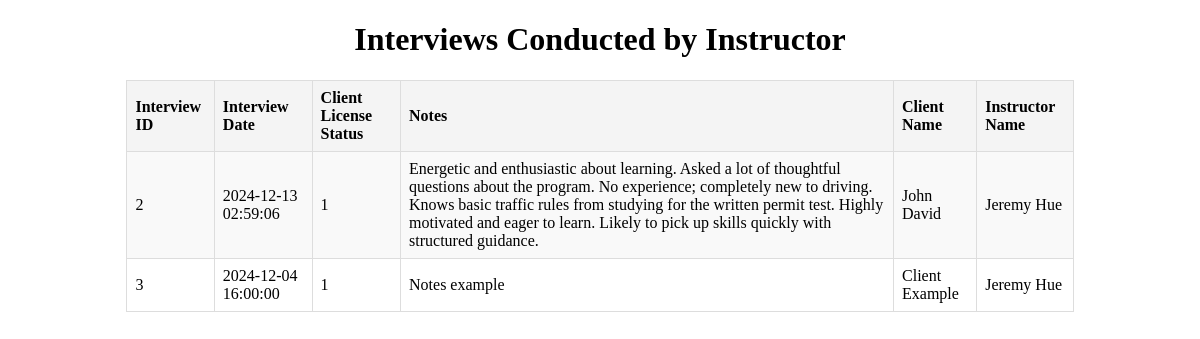
Page /interview_details.php?instructor_id=2 on the committed database.
### tables this page shows
CREATE TABLE `interview` (
  `Interview_ID` int(11) NOT NULL,
  `Client_ID` int(11) NOT NULL,
  `Instructor_ID` int(11) NOT NULL,
  `Date` timestamp NOT NULL DEFAULT current_timestamp(),
  `Notes` text DEFAULT NULL,
  `Client_License_Status` tinyint(1) DEFAULT NULL
);

CREATE TABLE `client` (
  `Client_ID` int(11) NOT NULL,
  `First_Name` varchar(255) NOT NULL,
  `Last_Name` varchar(255) NOT NULL,
  `Gender` varchar(50) NOT NULL,
  `Age` int(11) NOT NULL,
  `Office_ID` int(11) NOT NULL,
  `User_ID` int(11) NOT NULL
);

CREATE TABLE `staff` (
  `Staff_ID` int(11) NOT NULL,
  `First_Name` varchar(255) NOT NULL,
  `Last_Name` varchar(255) NOT NULL,
  `Phone_Num` varchar(15) NOT NULL,
  `Age` int(11) NOT NULL,
  `Gender` varchar(50) NOT NULL,
  `Position` varchar(255) NOT NULL,
  `Office_ID` int(11) NOT NULL,
  `User_ID` int(11) NOT NULL
);

### interview_details.php (the view, shortened to what this page needs)
<?php
include 'db_connection.php';
$instructor_id = isset($_GET['instructor_id']) ? $_GET['instructor_id'] : null;
$sql = "
    SELECT i.Interview_ID, i.Date AS Interview_Date, i.Client_License_Status, i.Notes,
           c.First_Name AS Client_First_Name, c.Last_Name AS Client_Last_Name,
           s.First_Name AS Instructor_First_Name, s.Last_Name AS Instructor_Last_Name
    FROM interview i
    JOIN client c ON i.Client_ID = c.Client_ID
    JOIN staff s ON i.Instructor_ID = s.Staff_ID
    WHERE i.Instructor_ID = ?
";
$stmt = $conn->prepare($sql);
$stmt->bind_param("i", $instructor_id);
$stmt->execute();
$result = $stmt->get_result();
echo "<!DOCTYPE html>
<html lang='en'>
<head>
    <meta charset='UTF-8'>
    <meta name='viewport' content='width=device-width, initial-scale=1.0'>
    <title>Interview Details</title>
    <style>
        table {
            border-collapse: collapse;
            width: 80%;
            margin: 20px auto;
        }
        th, td {
            border: 1px solid #ddd;
            padding: 8px;
            text-align: left;
        }
        th {
            background-color: #f4f4f4;
        }
        tr:nth-child(even) {
            background-color: #f9f9f9;
        }
        tr:hover {
            background-color: #f1f1f1;
        }
    </style>
</head>
<body>
    <h1 style='text-align: center;'>Interviews Conducted by Instructor</h1>";
if ($result->num_rows > 0) {
    echo "<table>
            <tr>
                <th>Interview ID</th>
                <th>Interview Date</th>
                <th>Client License Status</th>
                <th>Notes</th>
                <th>Client Name</th>
                <th>Instructor Name</th>
            </tr>";
    while ($row = $result->fetch_assoc()) {
        echo "<tr>
                <td>" . $row['Interview_ID'] . "</td>
                <td>" . $row['Interview_Date'] . "</td>
                <td>" . $row['Client_License_Status'] . "</td>
                <td>" . htmlspecialchars($row['Notes']) . "</td>
                <td>" . $row['Client_First_Name'] . " " . $row['Client_Last_Name'] . "</td>
                <td>" . $row['Instructor_First_Name'] . " " . $row['Instructor_Last_Name'] . "</td>
              </tr>";
    }
    echo "</table>";
} else {
    echo "<p style='text-align: center;'>No interviews found for this instructor.</p>";
}
echo "</body>
</html>";
?>

### interview_details.php (style rules this page uses)
table { border-collapse: collapse; width: 80%; margin: 20px auto; }
th, td { border: 1px solid #ddd; padding: 8px; text-align: left; }
th { background-color: #f4f4f4; }
tr:nth-child(even) { background-color: #f9f9f9; }

### rows in the picture
interview: Interview_ID "2", Date "2024-12-13 02:59:06", Client_License_Status "1", Notes "Energetic and enthusiastic about learning. Asked a lot of thoughtful questions about the program. No experience; completely new to driving. Knows basic traffic rules from studying for the written permit test. Highly motivated and eager to learn. Likely to pick up skills quickly with structured guidance.", Client_ID.First_Name "John", Client_ID.Last_Name "David", Instructor_ID.First_Name "Jeremy", Instructor_ID.Last_Name "Hue"
interview: Interview_ID "3", Date "2024-12-04 16:00:00", Client_License_Status "1", Notes "Notes example", Client_ID.First_Name "Client", Client_ID.Last_Name "Example", Instructor_ID.First_Name "Jeremy", Instructor_ID.Last_Name "Hue"
